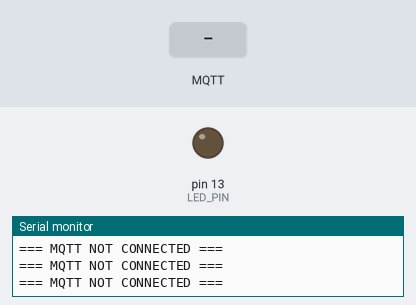
A sketch run on a simulated Arduino Leonardo, built with avr-gcc and run on an emulated ATmega32U4. Parts: output pins drawn as LEDs (lit = HIGH), the last lines printed to the serial monitor. Inputs (shaded band) come from the test bench. No MQTT or app messages arrive unless stated.

Above: at 7.2 s.
7.3 s: MQTT message "1" arrives on the first subscribed topic
At 10.25 s:
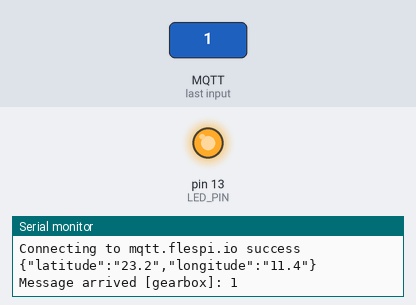
10.3 s: MQTT message "0" arrives on the first subscribed topic
At 11.3 s:
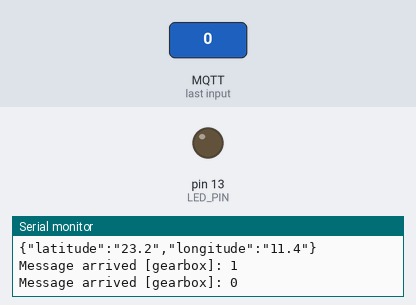
11.8 s: MQTT message "2" arrives on the first subscribed topic
At 12.5 s:
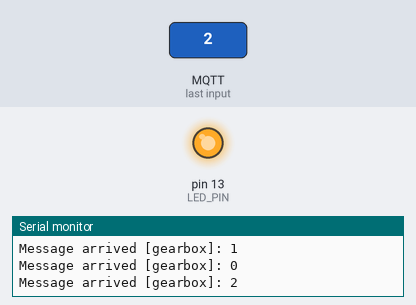
Timing chart, 0 to 14.8 s (numbered marks = the images above; inputs shaded):
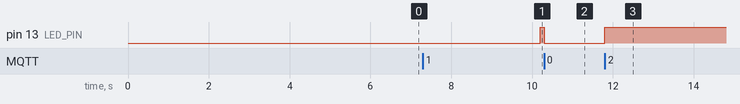

The sketch:

MqttClient_flespi_blin.ino
```cpp
#include <ArduinoJson.h>


// Select your modem:
#define TINY_GSM_MODEM_SIM800


// Set serial for debug console (to the Serial Monitor, default speed 115200)
#define SerialMon Serial

// Set serial for AT commands (to the module)
// Use Hardware Serial on Mega, Leonardo, Micro
#ifndef __AVR_ATmega328P__
#define SerialAT Serial1

// or Software Serial on Uno, Nano
#else
#include <SoftwareSerial.h>
SoftwareSerial SerialAT(9, 11);  // RX, TX
#endif

// See all AT commands, if wanted
// #define DUMP_AT_COMMANDS

// Define the serial console for debug prints, if needed
#define TINY_GSM_DEBUG SerialMon

// Range to attempt to autobaud
// NOTE:  DO NOT AUTOBAUD in production code.  Once you've established
// communication, set a fixed baud rate using modem.setBaud(#).
#define GSM_AUTOBAUD_MIN 9600
#define GSM_AUTOBAUD_MAX 115200

// Add a reception delay, if needed.
// This may be needed for a fast processor at a slow baud rate.
// #define TINY_GSM_YIELD() { delay(2); }

// Define how you're planning to connect to the internet.
// This is only needed for this example, not in other code.
#define TINY_GSM_USE_GPRS true
#define TINY_GSM_USE_WIFI false

// set GSM PIN, if any
#define GSM_PIN ""


// Your GPRS credentials, if any
const char apn[]      = "YourAPN";
const char gprsUser[] = "";
const char gprsPass[] = "";


// MQTT details
const char* broker = "mqtt.flespi.io";

const char* topicLed       = "gearbox";
const char* topicInit      = "gearbox";
const char* topicLedStatus = "GsmClientTest/ledStatus";

#include <TinyGsmClient.h>
#include <PubSubClient.h>

// Just in case someone defined the wrong thing..
#if TINY_GSM_USE_GPRS && not defined TINY_GSM_MODEM_HAS_GPRS
#undef TINY_GSM_USE_GPRS
#undef TINY_GSM_USE_WIFI
#define TINY_GSM_USE_GPRS false
#define TINY_GSM_USE_WIFI true
#endif
#if TINY_GSM_USE_WIFI && not defined TINY_GSM_MODEM_HAS_WIFI
#undef TINY_GSM_USE_GPRS
#undef TINY_GSM_USE_WIFI
#define TINY_GSM_USE_GPRS true
#define TINY_GSM_USE_WIFI false
#endif

#ifdef DUMP_AT_COMMANDS
#include <StreamDebugger.h>
StreamDebugger debugger(SerialAT, SerialMon);
TinyGsm        modem(debugger);
#else
TinyGsm        modem(SerialAT);
#endif
TinyGsmClient client(modem);
PubSubClient  mqtt(client);

#define LED_PIN 13
int ledStatus = LOW;


uint32_t lastReconnectAttempt = 0;


//char json[] = "{\"sensor\":\"gps\",\"time\":1351824120,\"data\":[48.756080,2.302038]}";


//char myn[]  = "{\"diaryy\":\"phone\"}";

String latitude = "23.2";
String longitude = "11.4";
//String data_store="{\"Number\":\"" +phone_number + "\",\"Amount\":\"" +amount + "\"}""\n";

//char myn[] = "{\"latitude\":\"" +latitude + "\",\"longitude\":\"" +longitude + "\"}""\n";
//char myn[] = "{\"sensor\":\"gps\",\"time\":1351824120,\"data\":[48.756080,2.302038]}";

//char myn[] = "{\"sensor\":\"gps\",\"time\":1351824120,\"data\":[23.2222,11.45678]}";
//char myn[] = "{\"data\":[23.2222,11.45678]}";


//char myn[]="{\"Number\":+latitude\"" ",\"Amount\":+longitude\""}"";


void mqttCallback(char* topic, byte* payload, unsigned int len) {
  SerialMon.print("Message arrived [");
  SerialMon.print(topic);
  SerialMon.print("]: ");
  SerialMon.write(payload, len);
  SerialMon.println();

  // Only proceed if incoming message's topic matches
  if (String(topic) == topicLed) {
    ledStatus = !ledStatus;
    digitalWrite(LED_PIN, ledStatus);
    mqtt.publish(topicLedStatus, ledStatus ? "1" : "0");
  }
}

boolean mqttConnect() {
  SerialMon.print("Connecting to ");
  SerialMon.print(broker);

  // Connect to MQTT Broker
 // boolean status = mqtt.connect("GsmClientTest");

  // Or, if you want to authenticate MQTT:
   boolean status = mqtt.connect("GsmClientName", "nKpVwXEahho0OoxRcBgLtNg2Ty7tcZgoAt7UeBVjH79llv1oW5XdJ35sq0LqPPEd", "mqtt_pass");

  if (status == false) {
    SerialMon.println(" fail");
    return false;
  }
  SerialMon.println(" success");
   StaticJsonDocument<200> doc;

  char myn [256];
  doc["latitude"] = latitude;
  doc["longitude"] = longitude;

   serializeJson(doc, myn);
  Serial.println(myn);

  mqtt.publish(topicInit, myn);
  mqtt.subscribe(topicLed);
  return mqtt.connected();
}


void setup() {
  // Set console baud rate
  SerialMon.begin(115200);
  delay(10);

  pinMode(LED_PIN, OUTPUT);

  // !!!!!!!!!!!
  // Set your reset, enable, power pins here
  // !!!!!!!!!!!

  SerialMon.println("Wait...");

  // Set GSM module baud rate
 // TinyGsmAutoBaud(SerialAT, GSM_AUTOBAUD_MIN, GSM_AUTOBAUD_MAX);
   SerialAT.begin(9600);
  delay(6000);

  // Restart takes quite some time
  // To skip it, call init() instead of restart()
  SerialMon.println("Initializing modem...");
  modem.restart();
  // modem.init();

  String modemInfo = modem.getModemInfo();
  SerialMon.print("Modem Info: ");
  SerialMon.println(modemInfo);

#if TINY_GSM_USE_GPRS
  // Unlock your SIM card with a PIN if needed
  if (GSM_PIN && modem.getSimStatus() != 3) { modem.simUnlock(GSM_PIN); }
#endif

#if TINY_GSM_USE_WIFI
  // Wifi connection parameters must be set before waiting for the network
  SerialMon.print(F("Setting SSID/password..."));
  if (!modem.networkConnect(wifiSSID, wifiPass)) {
    SerialMon.println(" fail");
    delay(10000);
    return;
  }
  SerialMon.println(" success");
#endif

#if TINY_GSM_USE_GPRS && defined TINY_GSM_MODEM_XBEE
  // The XBee must run the gprsConnect function BEFORE waiting for network!
  modem.gprsConnect(apn, gprsUser, gprsPass);
#endif

  SerialMon.print("Waiting for network...");
  if (!modem.waitForNetwork()) {
    SerialMon.println(" fail");
    delay(10000);
    return;
  }
  SerialMon.println(" success");

  if (modem.isNetworkConnected()) { SerialMon.println("Network connected"); }

#if TINY_GSM_USE_GPRS
  // GPRS connection parameters are usually set after network registration
  SerialMon.print(F("Connecting to "));
  SerialMon.print(apn);
  if (!modem.gprsConnect(apn, gprsUser, gprsPass)) {
    SerialMon.println(" fail");
    delay(10000);
    return;
  }
  SerialMon.println(" success");

  if (modem.isGprsConnected()) { SerialMon.println("GPRS connected"); }
#endif

  // MQTT Broker setup
  mqtt.setServer(broker, 1883);
  mqtt.setCallback(mqttCallback);
}

void loop() {
  // Make sure we're still registered on the network
  if (!modem.isNetworkConnected()) {
    SerialMon.println("Network disconnected");
    if (!modem.waitForNetwork(180000L, true)) {
      SerialMon.println(" fail");
      delay(10000);
      return;
    }
    if (modem.isNetworkConnected()) {
      SerialMon.println("Network re-connected");
    }

#if TINY_GSM_USE_GPRS
    // and make sure GPRS/EPS is still connected
    if (!modem.isGprsConnected()) {
      SerialMon.println("GPRS disconnected!");
      SerialMon.print(F("Connecting to "));
      SerialMon.print(apn);
      if (!modem.gprsConnect(apn, gprsUser, gprsPass)) {
        SerialMon.println(" fail");
        delay(10000);
        return;
      }
      if (modem.isGprsConnected()) { SerialMon.println("GPRS reconnected"); }
    }
#endif
  }

  if (!mqtt.connected()) {
    SerialMon.println("=== MQTT NOT CONNECTED ===");
    // Reconnect every 10 seconds
    uint32_t t = millis();
    if (t - lastReconnectAttempt > 10000L) {
      lastReconnectAttempt = t;
      if (mqttConnect()) { lastReconnectAttempt = 0; }
    }
    delay(100);

    return;
  }


  mqtt.loop();
}
```

Measured:
- after the input at 7.3 s, pin 13 (LED_PIN): LOW → HIGH after 2.9 s
- after the input at 10.3 s, pin 13 (LED_PIN): HIGH → LOW at once
- after the input at 11.8 s, pin 13 (LED_PIN): LOW → HIGH at once
